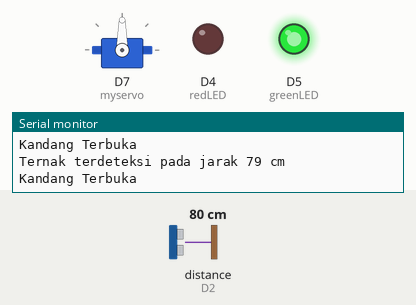
Bench run of a program on a simulated ESP8266 (NodeMCU). Parts: servo, output pins drawn as LEDs (lit = HIGH), the last lines printed to the serial monitor. Wiring (inferred from the names in the program): ultrasonic range finder: trigger D3; echo D2. The test bench sets the inputs (shaded band); at power-on: distance to the obstacle (sensor on D2) 80 cm. The echo pulse lasts 58.3 µs per cm; pins used as bus, display or sensor lines are not drawn.

Above: at 2.3 s.
2.4 s: distance to the obstacle (sensor on D2) set to 147 cm
At 3.5 s:
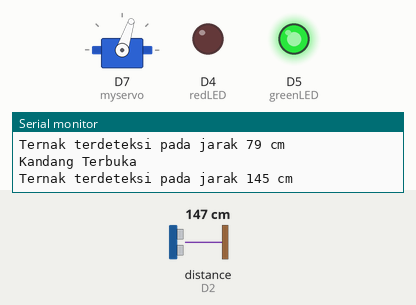
5.9 s: distance to the obstacle (sensor on D2) set to 158 cm
At 7.6 s:
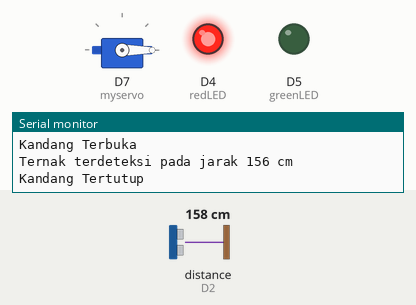
9.4 s: distance to the obstacle (sensor on D2) set to 2 cm
At 11.09 s:
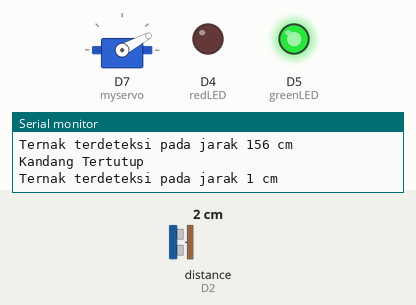
Timing chart, 0 to 20.0 s (numbered marks = the images above; inputs shaded):
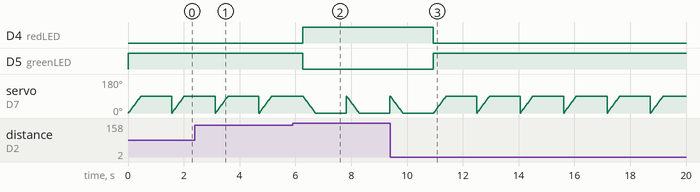

Measured:
- the behaviour switches between 152 and 153 cm on distance to the obstacle (sensor on D2) (found by bisection; images 1 and 2)
- after the input at 5.9 s, D4 (redLED): LOW → HIGH after 0.36 s; D5 (greenLED): HIGH → LOW after 0.36 s
- after the input at 9.4 s, D4 (redLED): HIGH → LOW after 1.5 s; D5 (greenLED): LOW → HIGH after 1.5 s

The program:

main.cpp
```cpp
#include <Arduino.h>
#include <Servo.h>

// pin ultrasonik
int echoPin = D2;
int trigPin = D3;

// pin led
int redLED = D4;
int greenLED = D5;

// variabel jarak dan waktu ultasonik
long duration;
int distance;

// servo
Servo myservo;


void setup() {
  // kode ultrasonik
  pinMode(echoPin, INPUT);
  pinMode(trigPin, OUTPUT);

  // led
  pinMode(redLED, OUTPUT);
  pinMode(greenLED, OUTPUT);

  Serial.begin(9600);

  // servo
  myservo.attach(D7);
}

void loop() {
  // loop ultrasonik
  digitalWrite(trigPin, LOW);
  delayMicroseconds(5);
  digitalWrite(trigPin, HIGH);
  delayMicroseconds(10);
  digitalWrite(trigPin, LOW);

  duration = pulseIn(echoPin, HIGH);
  distance = duration * 0.034 / 2;

  Serial.print("Ternak terdeteksi pada jarak ");
  Serial.print(distance);
  Serial.println(" cm");

  //Jarak Ternak
  if (distance <= 150) {
    digitalWrite(redLED,LOW);
    digitalWrite(greenLED,HIGH);

    // pembuka kandang 90 derajat
    for (int position = 0; position <= 90; position++)
    {
      myservo.write(position);
      delay(5);
    }


    Serial.println("Kandang Terbuka");
    delay(1000);

  }else{
    digitalWrite(greenLED,LOW);
    digitalWrite(redLED,HIGH);

    // penutup kandang
    for (int position = 90; position >= 0; position--)
    {
      myservo.write(position);
      delay(5);
    }
    Serial.println("Kandang Tertutup");
    delay(1000);
  }
  delay(100);

}
```
